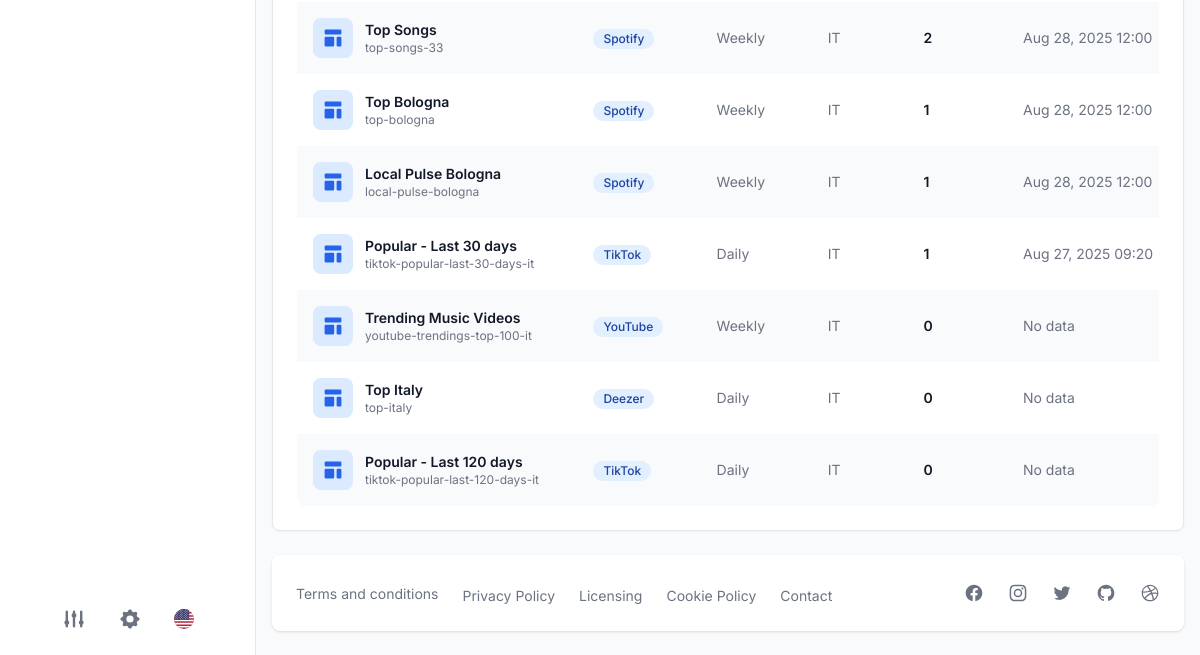
The app's page /charts/ (signed in, lower part), older data.
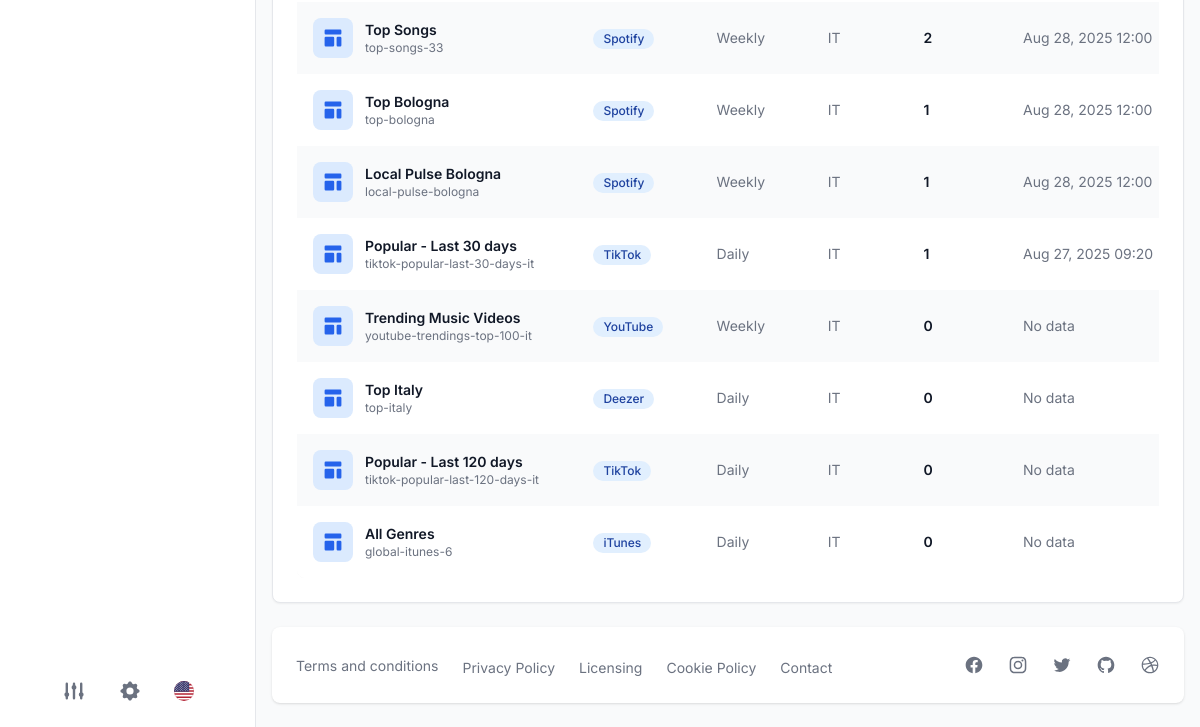
The same page, newer data.
### apps/soundcharts/models.py (models this page shows, shortened)
class Chart(models.Model):
    name = models.CharField(max_length=255)
    slug = models.CharField(max_length=255, default="")
    type = models.CharField(max_length=100, default="song")
    frequency = models.CharField(max_length=100, default="weekly")
    country_code = models.CharField(max_length=2, default="IT")
    platform = models.ForeignKey(Platform, on_delete=models.CASCADE, null=True)
    web_url = models.CharField(max_length=255, default="")
    created_at = models.DateTimeField(auto_now_add=True)
    updated_at = models.DateTimeField(auto_now=True)

class Platform(models.Model):
    name = models.CharField(max_length=255)
    slug = models.CharField(max_length=255)
    platform_type = models.CharField(max_length=50, choices=[
        ('audience', 'Audience'),
        ('streaming', 'Streaming'),
        ('song_chart', 'Song Chart'),
        ('artist_chart', 'Artist Chart'),
        ('album_chart', 'Album Chart'),
        ('playlist', 'Playlist'),
        ('radio', 'Radio'),
        ('other', 'Other'),
    ], default='streaming', help_text="Type of platform")
    audience_metric_name = models.CharField(max_length=100, default="Listeners",
                                         help_text="Name of the audience metric (e.g., 'Listeners', 'Followers')")
    platform_identifier = models.CharField(max_length=255, blank=True,
                                        help_text="Platform-specific identifier (e.g., 'spotify', 'apple_music')")
    created_at = models.DateTimeField(auto_now_add=True)
    updated_at = models.DateTimeField(auto_now=True)

### apps/pages/views.py (the view)
# urls.py: path("charts/", views.charts_list, name="charts_list"),
@login_required(login_url='/users/signin/')
def charts_list(request):
    platform_filter = request.GET.get('platform', '')
    frequency_filter = request.GET.get('frequency', '')
    country_filter = request.GET.get('country', '')
    charts = Chart.objects.select_related('platform').annotate(
        rankings_count=Count('rankings'),
        last_ranking_date=Max('rankings__ranking_date')
    ).order_by('-last_ranking_date')
    if platform_filter:
        charts = charts.filter(platform__slug=platform_filter)
    if frequency_filter:
        charts = charts.filter(frequency=frequency_filter)
    if country_filter:
        charts = charts.filter(country_code=country_filter)
    platforms = Platform.objects.all().order_by('name')
    frequencies = Chart.objects.values_list('frequency', flat=True).distinct().order_by('frequency')
    countries = Chart.objects.values_list('country_code', flat=True).distinct().order_by('country_code')
    context = {
        'segment': 'charts',
        'charts': charts,
        'platforms': platforms,
        'frequencies': frequencies,
        'countries': countries,
        'current_filters': {
            'platform': platform_filter,
            'frequency': frequency_filter,
            'country': country_filter,
        }
    }
    return render(request, "dashboard/charts_table.html", context)

### templates/dashboard/charts_table.html (shortened to what this page needs)
{% extends "layouts/base.html" %}
{% load static %}
{% block content %}
<main>
  <div class="px-4 pt-6">
    <div class="p-4 bg-white border border-gray-200 rounded-lg shadow-sm dark:border-gray-700 sm:p-6 dark:bg-gray-800">
      <div class="flex flex-col mt-6">
        <div class="overflow-x-auto rounded-lg">
          <div class="inline-block min-w-full align-middle">
            <div class="overflow-hidden shadow sm:rounded-lg">
              <table class="min-w-full divide-y divide-gray-200 dark:divide-gray-600">
                <tbody class="bg-white dark:bg-gray-800">
                  {% for chart in charts %}
                  <tr class="{% cycle '' 'bg-gray-50 dark:bg-gray-700' %}">
                    <td class="p-4 text-sm font-normal text-gray-900 whitespace-nowrap dark:text-white">
                      <div class="flex items-center">
                        <div class="flex-shrink-0 w-10 h-10 bg-primary-100 dark:bg-primary-900 rounded-lg flex items-center justify-center mr-3">
                          <svg class="w-6 h-6 text-primary-600 dark:text-primary-400" fill="currentColor" viewBox="0 0 20 20">
                            <path d="M3 4a1 1 0 011-1h12a1 1 0 011 1v2a1 1 0 01-1 1H4a1 1 0 01-1-1V4zM3 10a1 1 0 011-1h6a1 1 0 011 1v6a1 1 0 01-1 1H4a1 1 0 01-1-1v-6zM14 9a1 1 0 00-1 1v6a1 1 0 001 1h2a1 1 0 001-1v-6a1 1 0 00-1-1h-2z"></path>
                          </svg>
                        </div>
                        <div>
                          <div class="font-semibold">{{ chart.name }}</div>
                          <div class="text-xs text-gray-500 dark:text-gray-400">{{ chart.slug }}</div>
                        </div>
                      </div>
                    </td>
                    <td class="p-4 text-sm font-normal text-gray-900 whitespace-nowrap dark:text-white">
                      <span class="inline-flex items-center px-2.5 py-0.5 rounded-full text-xs font-medium bg-blue-100 text-blue-800 dark:bg-blue-900 dark:text-blue-200">
                        {{ chart.platform.name }}
                      </span>
                    </td>
                    <td class="p-4 text-sm font-normal text-gray-500 whitespace-nowrap dark:text-gray-400">
                      {{ chart.frequency|title }}
                    </td>
                    <td class="p-4 text-sm font-normal text-gray-500 whitespace-nowrap dark:text-gray-400">
                      {{ chart.country_code }}
                    </td>
                    <td class="p-4 text-sm font-semibold text-gray-900 whitespace-nowrap dark:text-white">
                      {{ chart.rankings_count }}
                    </td>
                    <td class="p-4 text-sm font-normal text-gray-500 whitespace-nowrap dark:text-gray-400">
                      {% if chart.last_ranking_date %}
                        {{ chart.last_ranking_date|date:"M d, Y H:i" }}
                      {% else %}
                        No data
                      {% endif %}
                    </td>
                  </tr>
                  {% empty %}
                  <tr>
                    <td colspan="7" class="p-4 text-center text-gray-500 dark:text-gray-400">
                      No charts found matching the current filters.
                    </td>
                  </tr>
                  {% endfor %}
                </tbody>
              </table>
            </div>
          </div>
        </div>
      </div>
    </div>
  </div>
</main>
{% endblock content %}

Row changes from the older to the newer data that the page shows:
added Chart: name "All Genres", slug "global-itunes-6", platform.name "iTunes", frequency "Daily", country_code "IT", rankings_count "0", shows "No data"
